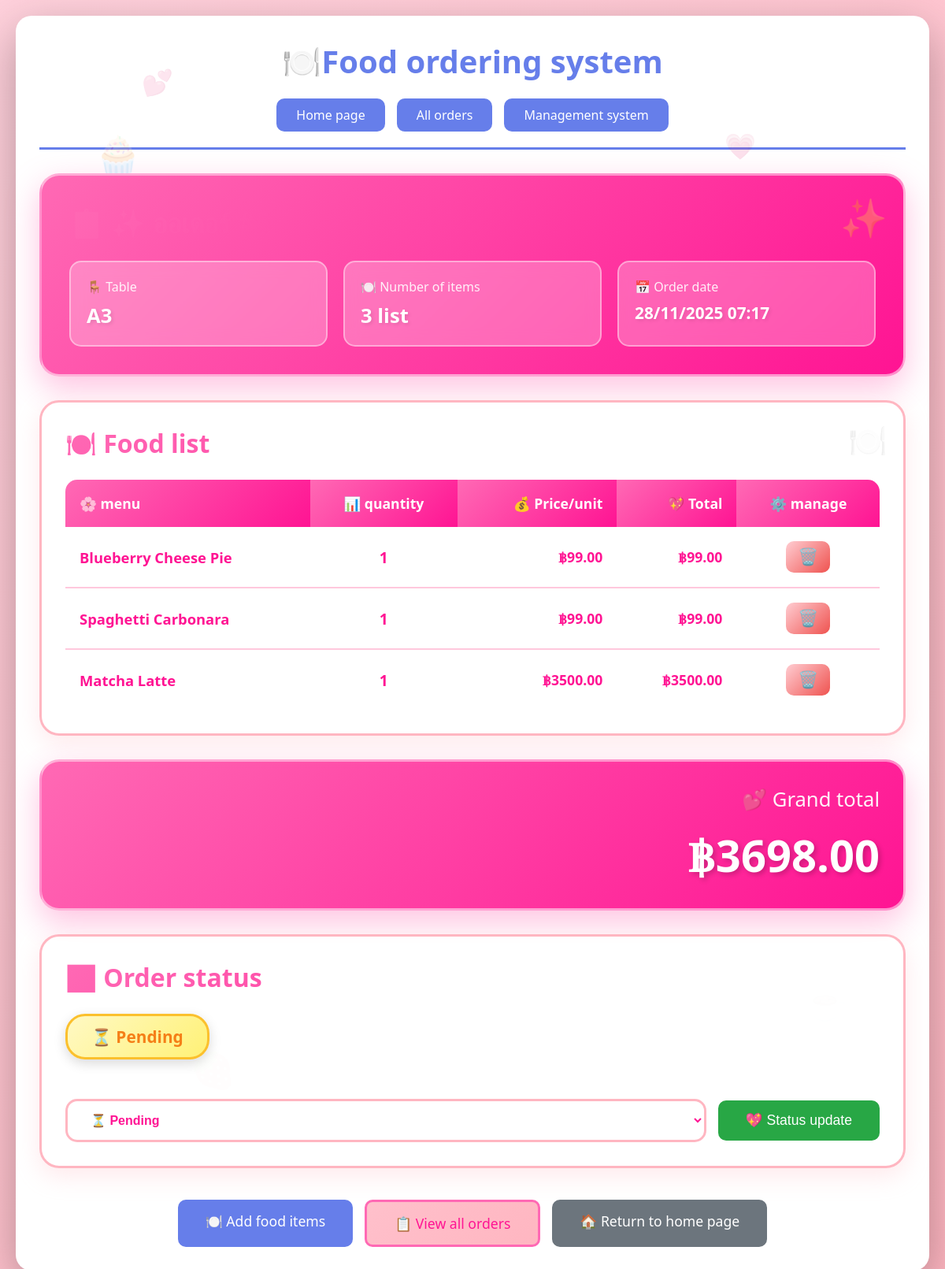
The page /order/5/ on the database its author committed.
### orders/models.py (models this page shows, shortened)
class Order(models.Model):
    STATUS_CHOICES = [
        ('pending', 'รอดำเนินการ'),
        ('preparing', 'กำลังเตรียม'),
        ('ready', 'พร้อมเสิร์ฟ'),
        ('completed', 'เสร็จสิ้น'),
        ('cancelled', 'ยกเลิก'),
    ]
    table = models.ForeignKey(Table, on_delete=models.CASCADE, verbose_name="โต๊ะ")
    customer_name = models.CharField(max_length=100, blank=True, verbose_name="ชื่อลูกค้า")
    status = models.CharField(max_length=20, choices=STATUS_CHOICES, default='pending', verbose_name="สถานะ")
    total_amount = models.DecimalField(max_digits=10, decimal_places=2, default=0, verbose_name="ยอดรวม")
    created_at = models.DateTimeField(auto_now_add=True, verbose_name="วันที่สั่ง")
    updated_at = models.DateTimeField(auto_now=True)
    notes = models.TextField(blank=True, verbose_name="หมายเหตุ")
    class Meta:
        verbose_name = "ออเดอร์"
        verbose_name_plural = "ออเดอร์"
        ordering = ['-created_at']

class Table(models.Model):
    STATUS_CHOICES = [
        ('available', 'ว่าง'),
        ('occupied', 'มีคนนั่ง'),
        ('reserved', 'จอง'),
    ]
    number = models.CharField(max_length=10, unique=True, verbose_name="หมายเลขโต๊ะ")
    capacity = models.IntegerField(verbose_name="จำนวนที่นั่ง")
    status = models.CharField(max_length=20, choices=STATUS_CHOICES, default='available', verbose_name="สถานะ")
    class Meta:
        verbose_name = "โต๊ะ"
        verbose_name_plural = "โต๊ะ"
    def __str__(self):
        return f"โต๊ะ {self.number}"

class OrderItem(models.Model):
    order = models.ForeignKey(Order, on_delete=models.CASCADE, related_name='items', verbose_name="ออเดอร์")
    menu_item = models.ForeignKey(MenuItem, on_delete=models.CASCADE, verbose_name="เมนู")
    quantity = models.IntegerField(default=1, verbose_name="จำนวน")
    price = models.DecimalField(max_digits=10, decimal_places=2, verbose_name="ราคา")
    subtotal = models.DecimalField(max_digits=10, decimal_places=2, verbose_name="ราคารวม")
    special_instructions = models.TextField(blank=True, verbose_name="คำขอพิเศษ")
    class Meta:
        verbose_name = "รายการสั่ง"
        verbose_name_plural = "รายการสั่ง"

class MenuItem(models.Model):
    category = models.ForeignKey(Category, on_delete=models.CASCADE, related_name='items', verbose_name="หมวดหมู่")
    name = models.CharField(max_length=200, verbose_name="ชื่อเมนู")
    description = models.TextField(verbose_name="รายละเอียด")
    price = models.DecimalField(max_digits=10, decimal_places=2, verbose_name="ราคา")
    image = models.ImageField(upload_to='menu_images/', blank=True, null=True, verbose_name="รูปภาพ")
    is_available = models.BooleanField(default=True, verbose_name="พร้อมจำหน่าย")
    created_at = models.DateTimeField(auto_now_add=True)
    class Meta:
        verbose_name = "เมนูอาหาร"
        verbose_name_plural = "เมนูอาหาร"

### orders/views.py (the view)
# urls.py: path('order/<int:order_id>/', views.view_order, name='view_order'),
def view_order(request, order_id):
    order = get_object_or_404(Order, id=order_id)
    order_items = order.items.all()
    context = {
        'order': order,
        'order_items': order_items,
    }
    return render(request, 'orders/view_order.html', context)

### orders/templates/orders/view_order.html (shortened to what this page needs)
{% extends 'orders/base.html' %}
{% block content %}
<div class="decorative-elements">
    <div class="floating-emoji emoji-1">🧁</div>
    <div class="floating-emoji emoji-2">🍰</div>
    <div class="floating-emoji emoji-3">🍓</div>
    <div class="floating-emoji emoji-4">☕</div>
    <div class="heart-decoration heart-1">💕</div>
    <div class="heart-decoration heart-2">💗</div>
</div>
<div class="content-wrapper">
    <div class="order-header">
        <h2 style="color: white; margin: 0; font-size: 2.2em;">📋 ✨ ออเดอร์ #{{ order.id }}</h2>
        <div class="order-info">
            <div class="info-box">
                <div class="info-label">🪑 Table</div>
                <div class="info-value">{{ order.table.number }}</div>
            </div>
            <div class="info-box">
                <div class="info-label">🍽️ Number of items</div>
                <div class="info-value">{{ order.items.count }} list</div>
            </div>
            <div class="info-box">
                <div class="info-label">📅 Order date</div>
                <div class="info-value" style="font-size: 1.3em;">{{ order.created_at|date:"d/m/Y H:i" }}</div>
            </div>
        </div>
    </div>
    {% if order.items.count > 0 %}
    <div class="order-items">
        <h2>🍽️ Food list</h2>
        <table class="items-table">
            <thead>
                <tr>
                    <th>🌸 menu</th>
                    <th style="text-align: center;">📊 quantity</th>
                    <th style="text-align: right;">💰 Price/unit</th>
                    <th style="text-align: right;">💖 Total</th>
                    <th style="text-align: center;">⚙️ manage</th>
                </tr>
            </thead>
            <tbody>
                {% for item in order_items %}
                <tr>
                    <td>
                        <div class="item-name">{{ item.menu_item.name }}</div>
                    </td>
                    <td style="text-align: center; font-weight: bold; font-size: 1.2em; color: #ff1493;">{{ item.quantity }}</td>
                    <td style="text-align: right;" class="price">฿{{ item.price }}</td>
                    <td style="text-align: right;" class="price" style="font-size: 1.2em;">฿{{ item.subtotal }}</td>
                    <td style="text-align: center;">
                        {% if order.status == 'pending' %}
                        <form method="post" action="{% url 'delete_order_item' item.id %}" style="display: inline;">
                            <button type="submit" class="delete-btn" onclick="return confirm('ต้องการลบรายการนี้? 🥺')">
                                🗑️
                            </button>
                        </form>
                        {% endif %}
                    </td>
                </tr>
                {% endfor %}
            </tbody>
        </table>
    </div>
    <div class="total-section">
        <div class="total-label">💕 Grand total</div>
        <div class="total-amount">฿{{ order.total_amount }}</div>
    </div>
    {% endif %}
    <div class="status-section">
        <h2>📊 Order status</h2>
        <div>
            <span class="status-badge status-{{ order.status }}">
                {% if order.status == 'pending' %}
                    ⏳ Pending
                {% elif order.status == 'preparing' %}
                    👨‍🍳 Preparing
                {% elif order.status == 'ready' %}
                    ✅ Ready to serve
                {% elif order.status == 'completed' %}
                    ✔️ finish
                {% else %}
                    ❌ Cancel
                {% endif %}
            </span>
        </div>
        {% if order.status != 'completed' and order.status != 'cancelled' %}
        <form method="post" action="{% url 'update_order_status' order.id %}" class="status-form">
            <select name="status" class="status-select" required>
                <option value="pending" {% if order.status == 'pending' %}selected{% endif %}>⏳ Pending</option>
            </select>
            <button type="submit" class="btn btn-success" style="padding: 15px 35px; font-size: 1.1em;">💖 Status update</button>
        </form>
        {% endif %}
    </div>
    <div class="actions">
        <a href="{% url 'menu' order.table.id %}" class="btn btn-primary" style="padding: 15px 35px; font-size: 1.1em;">
            🍽️ Add food items
        </a>
        <a href="{% url 'all_orders' %}" class="btn" style="padding: 15px 35px; font-size: 1.1em; background: linear-gradient(135deg, #ffc0cb 0%, #ffb6c1 100%); color: #ff1493; border: 3px solid #ff69b4;">
            📋 View all orders
        </a>
        <a href="{% url 'home' %}" class="btn btn-secondary" style="padding: 15px 35px; font-size: 1.1em;">
            🏠 Return to home page
        </a>
    </div>
</div>
{% endblock %}

### orders/templates/orders/base.html (style rules this page uses)
* { margin: 0; padding: 0; box-sizing: border-box; }
body { font-family: 'Segoe UI', Tahoma, Geneva, Verdana, sans-serif; background: linear-gradient(135deg, #667eea 0%, #764ba2 100%); min-height: 100vh; padding: 20px; }
.btn { padding: 12px 30px; border: none; border-radius: 10px; cursor: pointer; font-size: 16px; transition: all 0.3s; text-decoration: none; display: inline-block; }
.btn-primary { background: #667eea; color: white; }
.btn-success { background: #28a745; color: white; }
.btn-secondary { background: #6c757d; color: white; }

### rows shown on the page
Order: table.number "A3", items.count "3", created_at "28/11/2025 07:17", total_amount "3698.00", status "⏳ Pending"
OrderItem: menu_item.name "Blueberry Cheese Pie", quantity "1", price "99.00", subtotal "99.00"
OrderItem: menu_item.name "Spaghetti Carbonara", quantity "1", price "99.00", subtotal "99.00"
OrderItem: menu_item.name "Matcha Latte", quantity "1", price "3500.00", subtotal "3500.00"
